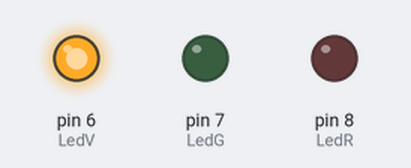
This sketch was run on a simulated Arduino Uno, built with avr-gcc and run on an emulated ATmega328P. On the bench: output pins drawn as LEDs (lit = HIGH).

Above: at 1.5 s.
At 3.7 s:
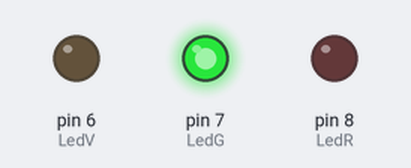
At 6.7 s:
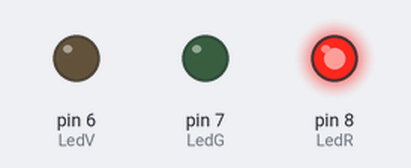
Timing chart, 0 to 11.7 s (numbered marks = the images above):
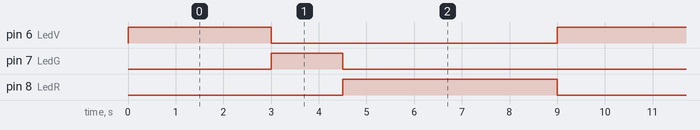

Measured:
- by itself, pin 6 (LedV): alternates HIGH for 3.0 s and LOW for 6.0 s
- by itself, pin 7 (LedG): alternates HIGH for 1.5 s and LOW for 7.5 s
- by itself, pin 8 (LedR): alternates HIGH for 4.5 s and LOW for 4.5 s

The sketch:

3ArduinoUNO.ino
```cpp
int LedR = 8;
int LedG = 7;
int LedV = 6;

void setup(){
  pinMode(LedR, OUTPUT);
  pinMode(LedG, OUTPUT);
  pinMode(LedV, OUTPUT);
}

void loop(){
  digitalWrite(LedV, HIGH);
  delay(3000);
  digitalWrite(LedV, LOW);
  digitalWrite(LedG, HIGH);
  delay(1500);
  digitalWrite(LedG, LOW);
  digitalWrite(LedR, HIGH);
  delay(4500);
  digitalWrite(LedR, LOW);
}
```
